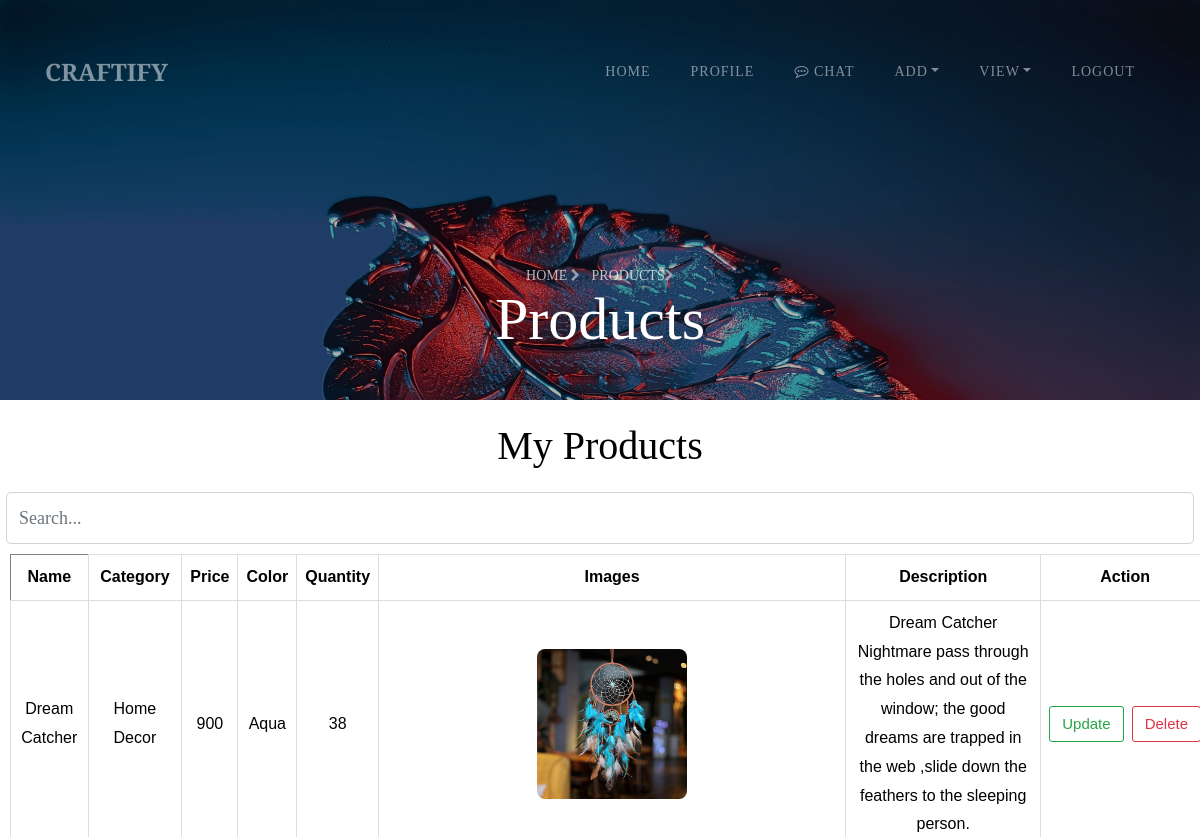
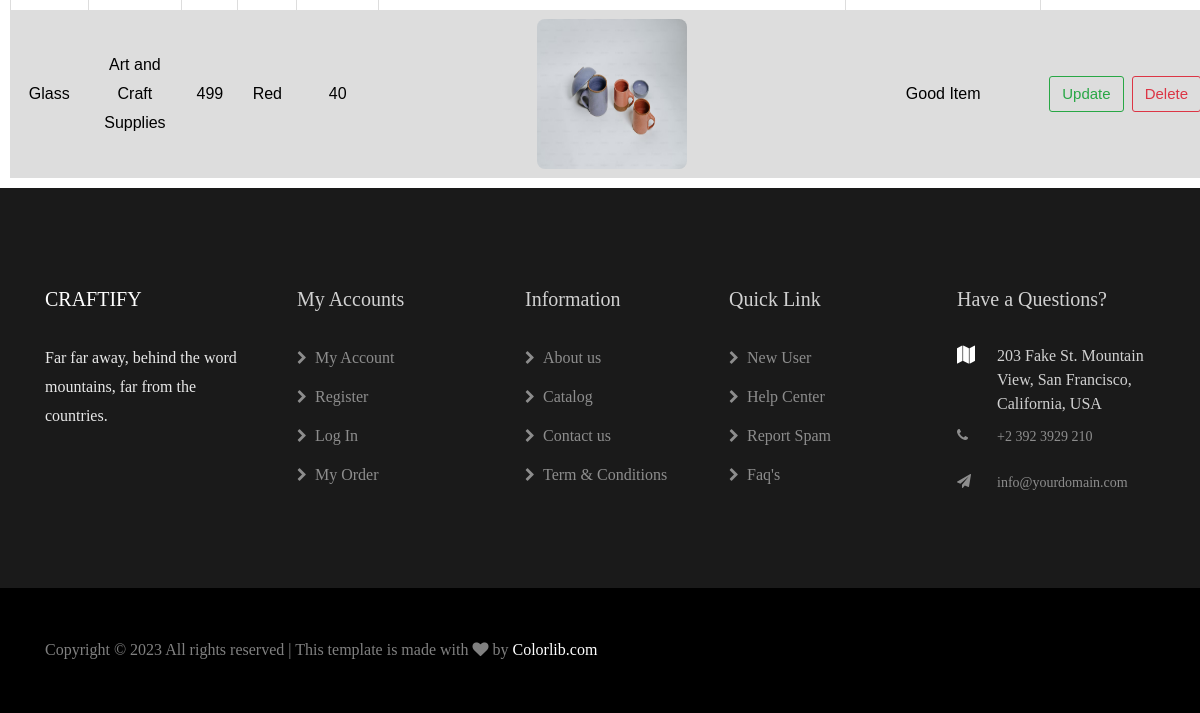
Before: /viewItems/ (signed in) with the older database file (2 pictures, top to bottom).
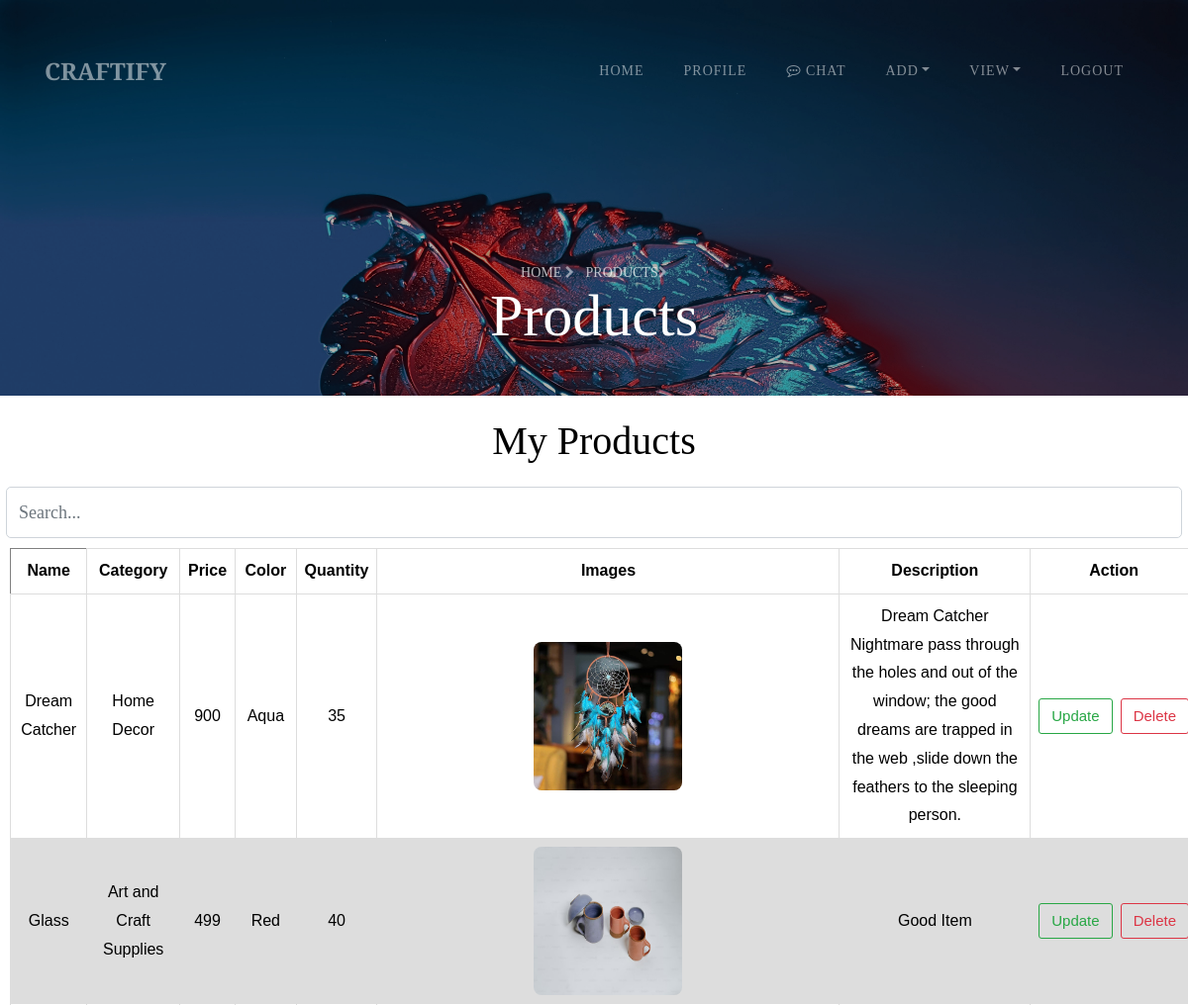
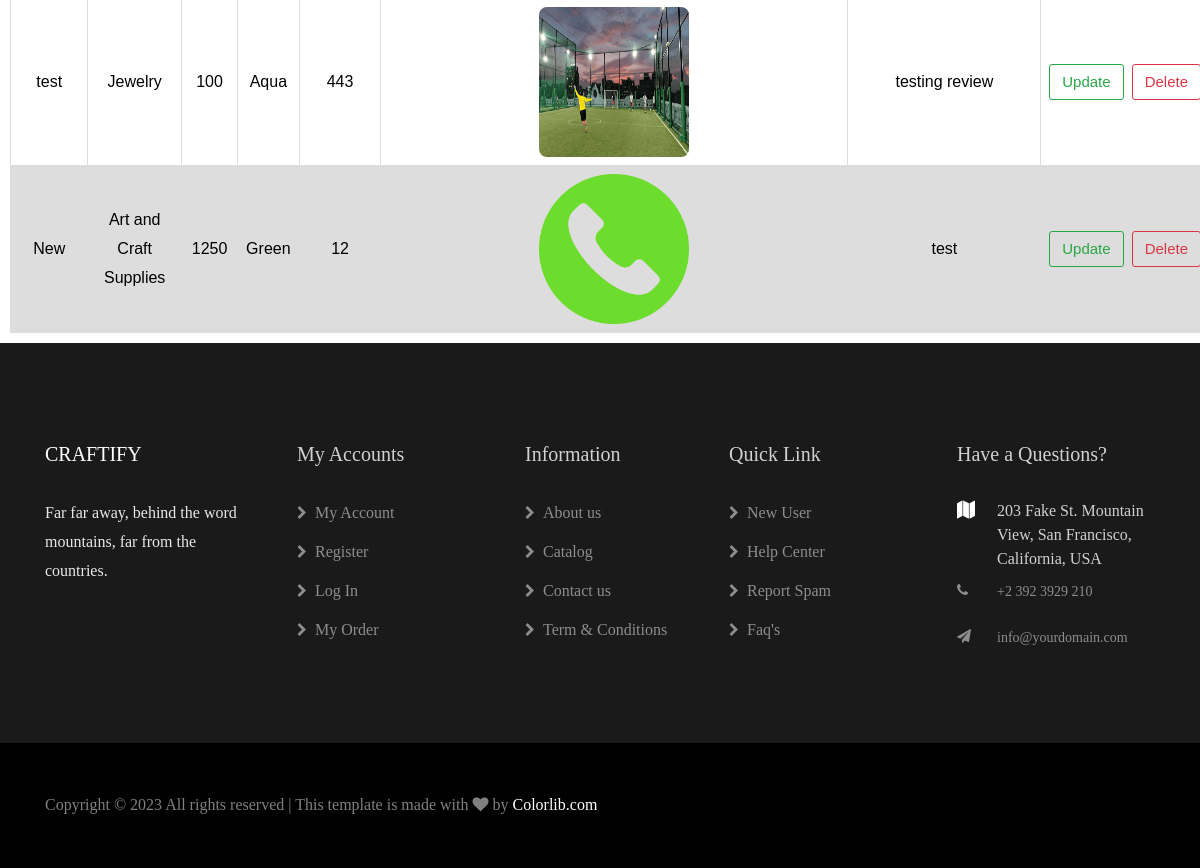
After: the same page with the newer database file (2 pictures, top to bottom).
### CraftifyApp/models.py (models this page shows)
class Products(models.Model):
    name = models.CharField(max_length=100)
    category = models.CharField(max_length=100)
    price = models.IntegerField()
    color = models.CharField(max_length=100)
    qty = models.IntegerField()
    image = models.ImageField(upload_to="image")
    image1 = models.ImageField(upload_to="image",null=True)
    image2 = models.ImageField(upload_to="image",null=True)
    desc = models.CharField(max_length=300)
    status = models.CharField(max_length=100, default="Pending")
    artistId = models.ForeignKey(Artist, on_delete=models.CASCADE, null=True)
    def __str__(self):
        return self.name

### CraftifyApp/views.py (the view)
# urls.py: path("viewItems/", views.viewItems),
def viewItems(request):
    uid = request.session["uid"]
    items = Products.objects.filter(artistId__loginid=uid)
    print(items)
    return render(request, "ARTIST/viewItems.html", {"items": items})

### templates/ARTIST/viewItems.html (shortened to what this page needs)
{% extends 'ARTIST/artistBase.html' %}
{% block header %}
<section class="hero-wrap hero-wrap-2" style="background-image: url('../static/images/bg_2.jpg');"
    data-stellar-background-ratio="0.5">
    <div class="overlay"></div>
    <div class="container">
        <div class="row no-gutters slider-text align-items-end justify-content-center">
            <div class="col-md-9 ftco-animate mb-5 text-center">
                <p class="breadcrumbs mb-0"><span class="mr-2"><a href="/artistHome">Home <i
                                class="fa fa-chevron-right"></i></a></span> <span>Products<i
                            class="fa fa-chevron-right"></i></span></p>
                <h2 class="mb-0 bread">Products</h2>
            </div>
        </div>
    </div>
</section>
<center>
    {% if items %}
    <h1 class="m-3 bread">My Products</h1>
    <input type="text" class="form-control" id="searchInput" style="width: 99%;" placeholder="Search...">
    <table id="table" border="1" style="width: 100%;">
        <thead>
            <tr>
                <th style="border: 1px;color: black;">Name</th>
                <th>Category</th>
                <th>Price</th>
                <th>Color</th>
                <th>Quantity</th>
                <th>Images</th>
                <th>Description</th>
                <th style="text-align: center;">Action</th>
            </tr>
        </thead>
        <tbody id="tableBody">
            {% for i in items %}
            <tr id="row{{ forloop.counter }}">
                <td>{{i.name}}</td>
                <td>{{i.category}}</td>
                <td>{{i.price}}</td>
                <td>{{i.color}}</td>
                <td>{{i.qty}}</td>
                <td>
                    <div class="carousel-container">
                        <div class="carousel-slides">
                            <div class="carousel-slide">
                                <img src="/static/media/{{i.image}}" style="border-radius: 8px;" height="150px"
                                    width="150px" alt="">
                            </div>
                        </div>
                    </div>
                </td>
                <td>{{i.desc}}</td>
                <td style="text-align: center;">
                    <div style="display: flex;">
                        <a href="/updateProduct?id={{i.id}}" class="btn btn-outline-success">Update</a>
                        <a href="/deleteProduct?id={{i.id}}" class="btn btn-outline-danger ml-2">Delete</a>
                    </div>
                </td>
            </tr>
            {% endfor %}
        </tbody>
    </table>
    {% else %}
    <h1 class="m-3">No Products Found</h1>
    {% endif %}
</center>
{% endblock %}

### templates/ARTIST/artistBase.html (shortened to what this page needs)
{% load static %}
<!DOCTYPE html>
<html lang="en">
<head>
    <link rel="stylesheet" href="https://stackpath.bootstrapcdn.com/font-awesome/4.7.0/css/font-awesome.min.css">
    <link rel="stylesheet" href="{% static 'css/animate.css' %}">
    <link rel="stylesheet" href="{% static 'css/owl.carousel.min.css' %}">
    <link rel="stylesheet" href="{% static 'css/owl.theme.default.min.css' %}">
    <link rel="stylesheet" href="{% static 'css/magnific-popup.css' %}">
    <link rel="stylesheet" href="{% static 'css/flaticon.css' %}">
    <link rel="stylesheet" href="{% static 'css/style.css' %}">
</head>
<body>
    <nav class="navbar navbar-expand-lg navbar-dark ftco_navbar bg-dark ftco-navbar-light" id="ftco-navbar">
        <div class="container">
            <a class="navbar-brand" href="/artistHome"><span>CRAFTIFY</span></a>
            <div class="collapse navbar-collapse" id="ftco-nav">
                <ul class="navbar-nav ml-auto">
                    <li class="nav-item"><a href="/artistHome" class="nav-link">Home</a></li>
                    <li class="nav-item"><a href="/profile" class="nav-link">Profile</a></li>
                    <li class="nav-item">
                        <a href="/reply" class="nav-link"> <i class="fa fa-commenting-o" aria-hidden="true"></i>
                            Chat</a>
                    </li>
                    <li class="nav-item dropdown">
                        <a class="nav-link dropdown-toggle" href="#" id="dropdown04" data-toggle="dropdown"
                            aria-haspopup="true" aria-expanded="false">Add</a>
                    </li>
                    <li class="nav-item dropdown">
                        <a class="nav-link dropdown-toggle" href="#" id="dropdown04" data-toggle="dropdown"
                            aria-haspopup="true" aria-expanded="false">View</a>
                    </li>
                    <li class="nav-item"><a href="/logout" class="nav-link">Logout</a></li>
                </ul>
            </div>
        </div>
    </nav>
    {% block header %}
    {% endblock %}
    <footer class="ftco-footer">
        <div class="container">
            <div class="row mb-5">
                <div class="col-sm-12 col-md">
                    <div class="ftco-footer-widget mb-4">
                        <h2 class="ftco-heading-2 logo"><a href="#">CRAFTIFY</a></h2>
                        <p>Far far away, behind the word mountains, far from the countries.</p>
                        <ul class="ftco-footer-social list-unstyled mt-2">
                        </ul>
                    </div>
                </div>
                <div class="col-sm-12 col-md">
                    <div class="ftco-footer-widget mb-4 ml-md-4">
                        <h2 class="ftco-heading-2">My Accounts</h2>
                        <ul class="list-unstyled">
                            <li><a href="#"><span class="fa fa-chevron-right mr-2"></span>My Account</a></li>
                            <li><a href="#"><span class="fa fa-chevron-right mr-2"></span>Register</a></li>
                            <li><a href="#"><span class="fa fa-chevron-right mr-2"></span>Log In</a></li>
                            <li><a href="#"><span class="fa fa-chevron-right mr-2"></span>My Order</a></li>
                        </ul>
                    </div>
                </div>
                <div class="col-sm-12 col-md">
                    <div class="ftco-footer-widget mb-4 ml-md-4">
                        <h2 class="ftco-heading-2">Information</h2>
                        <ul class="list-unstyled">
                            <li><a href="#"><span class="fa fa-chevron-right mr-2"></span>About us</a></li>
                            <li><a href="#"><span class="fa fa-chevron-right mr-2"></span>Catalog</a></li>
                            <li><a href="#"><span class="fa fa-chevron-right mr-2"></span>Contact us</a></li>
                            <li><a href="#"><span class="fa fa-chevron-right mr-2"></span>Term &amp; Conditions</a></li>
                        </ul>
                    </div>
                </div>
                <div class="col-sm-12 col-md">
                    <div class="ftco-footer-widget mb-4">
                        <h2 class="ftco-heading-2">Quick Link</h2>
                        <ul class="list-unstyled">
                            <li><a href="#"><span class="fa fa-chevron-right mr-2"></span>New User</a></li>
                            <li><a href="#"><span class="fa fa-chevron-right mr-2"></span>Help Center</a></li>
                            <li><a href="#"><span class="fa fa-chevron-right mr-2"></span>Report Spam</a></li>
                            <li><a href="#"><span class="fa fa-chevron-right mr-2"></span>Faq's</a></li>
                        </ul>
                    </div>
                </div>
                <div class="col-sm-12 col-md">
                    <div class="ftco-footer-widget mb-4">
                        <h2 class="ftco-heading-2">Have a Questions?</h2>
                        <div class="block-23 mb-3">
                            <ul>
                                <li><span class="icon fa fa-map marker"></span><span class="text">203 Fake St. Mountain
                                        View, San Francisco, California, USA</span></li>
                                <li><a href="#"><span class="icon fa fa-phone"></span><span class="text">+2 392 3929
                                            210</span></a></li>
                                <li><a href="#"><span class="icon fa fa-paper-plane pr-4"></span><span
                                            class="text">info@yourdomain.com</span></a></li>
                            </ul>
                        </div>
                    </div>
                </div>
            </div>
        </div>
        <div class="container-fluid px-0 py-5 bg-black">
            <div class="container">
                <div class="row">
                    <div class="col-md-12">
                        <p class="mb-0" style="color: rgba(255,255,255,.5);">
                            Copyright &copy;
                            <script>document.write(new Date().getFullYear());</script> All rights reserved | This
                            template is made with <i class="fa fa-heart color-danger" aria-hidden="true"></i> by <a
                                href="https://colorlib.com" target="_blank">Colorlib.com</a>
                        </p>
                    </div>
                </div>
            </div>
        </div>
    </footer>
</body>
</html>

### templates/ARTIST/viewItems.html (style rules this page uses)
table { font-family: arial, sans-serif; border-collapse: collapse; width: 95%; margin: 10px; }
td, th { border: 1px solid #dddddd; text-align: center; padding: 8px; color: black; }
tr:nth-child(even) { background-color: #dddddd; }
.carousel-container { position: relative; max-width: 100%; overflow: hidden; border-radius: 8px; }
.carousel-slides { display: flex; transition: transform 0.5s ease-in-out; }
.carousel-slide { flex: 0 0 100%; }

Changed rows visible on the page:
changed Products "Dream Catcher": qty "38" → "35"
added Products: name "test", category "Jewelry", price "100", color "Aqua", qty "443", image (picture), desc "testing review"
added Products: name "New", category "Art and Craft Supplies", price "1250", color "Green", qty "12", image (picture), desc "test"
